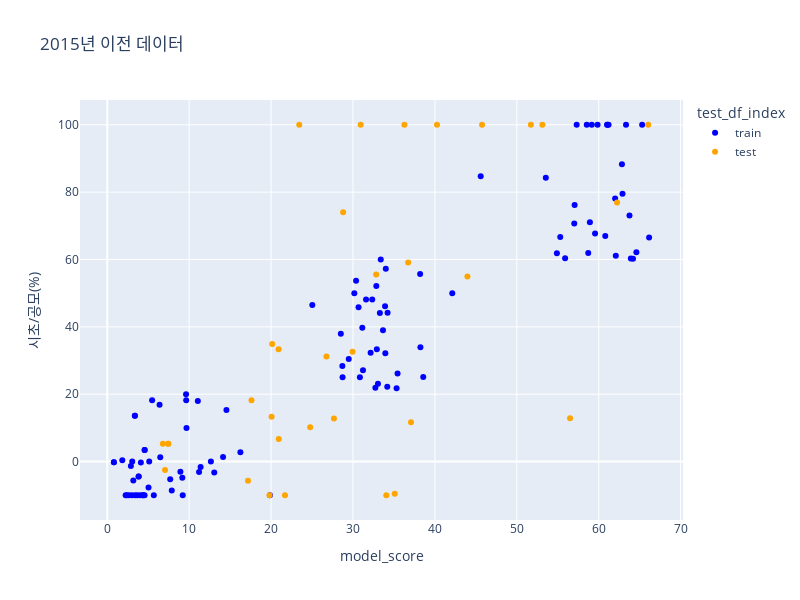

The notebook cell this image was saved under:
### Markdown cell above
## 1-1. 2015년 이전 데이터에 대한 시각화

### Code cell
fig = px.scatter(
    score_df.loc[before_2015_index, :], x='model_score', y='시초/공모(%)', color='test_df_index',
    title='2015년 이전 데이터',
    labels={'model_score': 'model_score', '시초/공모(%)': '시초/공모(%)'},
    color_discrete_map={'train': 'blue', 'test': 'orange'}
)

fig.update_layout(width=800, height=600)
fig.show()

### Figure 1 — Plotly figure (JSON) as saved in the notebook; plotly's stock layout.template omitted (floating-point values rounded to 4 significant figures)
{"data": [{"hovertemplate": "test_df_index=train<br>model_score=%{x}<br>시초/공모(%)=%{y}<extra></extra>", "legendgroup": "train", "marker": {"color": "blue", "symbol": "circle"}, "mode": "markers", "name": "train", "orientation": "v", "showlegend": true, "type": "scatter", "x": [35.44, 5.683, 42.12, 38.58, 64.6, 59.15, 33.05, 38.2, 11.21, 2.645, 9.637, 9.167, 2.379, 34.22, 14.55, 13.06, 9.673, 16.25, 38.23, 3.833, 64.18, 63.33, 66.15, 11.4, 19.86, 63.75, 65.3, 58.72, 3.833, 33.66, 59.86, 62.08, 61.2, 3.668, 3.37, 59.55, 7.876, 11.06, 12.65, 2.887, 4.371, 4.565, 25.03, 32.35, 8.929, 63.92, 3.37, 32.73, 4.565, 58.92, 57.06, 57.31, 32.15, 28.7, 30.84, 62.9, 4.101, 6.471, 33.92, 30.38, 4.03, 34.18, 31.14, 34.0, 28.73, 0.8112, 55.3, 3.182, 5.476, 32.85, 0.8112, 31.22, 9.618, 4.557, 5.037, 7.685, 3.376, 55.89, 61.02, 28.51, 61.06, 1.836, 30.68, 33.39, 9.214, 58.54, 3.052, 33.28, 31.59, 6.388, 62.0, 5.122, 2.997, 4.348, 2.244, 32.91, 57.01, 33.95, 35.32, 62.83, 29.48, 14.14, 60.8, 30.16, 54.89, 45.59, 53.54], "xaxis": "x", "y": [26.14, -10, 50, 25.1, 62.16, 100, 23.08, 55.71, -3.07, -10, 18.18, -4.83, -10, 44.2, 15.29, -3.27, 10, 2.74, 33.96, -4.47, 60.24, 100, 66.54, -1.6, -10, 73.08, 100, 61.9, -4.47, 39.02, 100, 61.11, 100, -10, 13.6, 67.69, -8.6, 18, 0, -1.33, -10, 3.45, 46.52, 48.15, -3, 60.26, 13.6, 21.95, 3.45, 71.02, 76.19, 100, 32.31, 28.39, 25, 79.49, -0.31, 1.25, 46.15, 53.68, -10, 22.22, 39.72, 57.23, 25, -0.17, 66.67, -5.63, 18.17, 52.14, -0.17, 27.14, 20, -10, -7.71, -5.22, -10, 60.38, 100, 37.93, 100, 0.41, 45.83, 60, -10, 100, 0, 44.12, 48.15, 16.84, 78.13, 0, -10, -10, -10, 33.33, 70.69, 32.17, 21.74, 88.24, 30.43, 1.38, 67, 50, 61.82, 84.71, 84.29], "yaxis": "y"}, {"hovertemplate": "test_df_index=test<br>model_score=%{x}<br>시초/공모(%)=%{y}<extra></extra>", "legendgroup": "test", "marker": {"color": "orange", "symbol": "circle"}, "mode": "markers", "name": "test", "orientation": "v", "showlegend": true, "type": "scatter", "x": [28.8, 27.67, 43.97, 36.28, 34.06, 7.055, 20.94, 20.14, 66.05, 40.26, 56.5, 62.24, 37.08, 36.74, 20.06, 53.12, 17.61, 45.76, 23.44, 6.787, 51.72, 32.83, 21.69, 24.77, 29.95, 17.18, 26.76, 20.92, 7.443, 30.94, 35.1, 19.81, 7.443], "xaxis": "x", "y": [74, 12.8, 54.93, 100, -10, -2.5, 6.67, 34.91, 100, 100, 12.86, 76.92, 11.67, 59.09, 13.33, 100, 18.18, 100, 100, 5.26, 100, 55.56, -10, 10.22, 32.57, -5.66, 31.18, 33.33, 5.26, 100, -9.58, -10, 5.26], "yaxis": "y"}], "layout": {"height": 600, "legend": {"title": {"text": "test_df_index"}, "tracegroupgap": 0}, "title": {"text": "2015년 이전 데이터"}, "width": 800, "xaxis": {"anchor": "y", "domain": [0, 1], "title": {"text": "model_score"}}, "yaxis": {"anchor": "x", "domain": [0, 1], "title": {"text": "시초/공모(%)"}}}}
